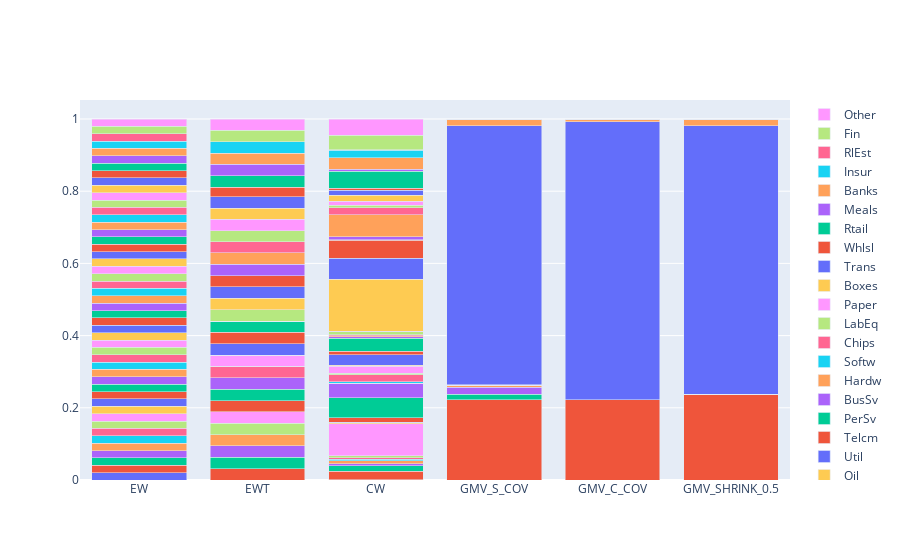

This figure's notebook cell:
### Code cell
wts_data = [go.Bar(x=wts.columns,
                   y=wts.loc[sector],
                   name=sector) for sector in wts.index]
fig = go.Figure(data=wts_data,
                layout=dict(barmode='stack'))
pyo.iplot(fig)

### Figure 1 — Plotly figure (JSON) as saved in the notebook; plotly's stock layout.template omitted (floating-point values rounded to 4 significant figures)
{"data": [{"name": "Agric", "type": "bar", "x": ["EW", "EWT", "CW", "GMV_S_COV", "GMV_C_COV", "GMV_SHRINK_0.5"], "y": [0.02041, 0.0, 0.0007569, 0.0, 5.946e-13, 3.09e-12]}, {"name": "Food", "type": "bar", "x": ["EW", "EWT", "CW", "GMV_S_COV", "GMV_C_COV", "GMV_SHRINK_0.5"], "y": [0.02041, 0.03146, 0.02387, 0.2219, 0.2223, 0.2373]}, {"name": "Soda", "type": "bar", "x": ["EW", "EWT", "CW", "GMV_S_COV", "GMV_C_COV", "GMV_SHRINK_0.5"], "y": [0.02041, 0.03146, 0.01429, 0.01554, 0.0, 3.549e-12]}, {"name": "Beer", "type": "bar", "x": ["EW", "EWT", "CW", "GMV_S_COV", "GMV_C_COV", "GMV_SHRINK_0.5"], "y": [0.02041, 0.03138, 0.006235, 0.01993, 0.0, 1.13e-11]}, {"name": "Smoke", "type": "bar", "x": ["EW", "EWT", "CW", "GMV_S_COV", "GMV_C_COV", "GMV_SHRINK_0.5"], "y": [0.02041, 0.03146, 0.008435, 0.004729, 1.464e-12, 0.0]}, {"name": "Toys", "type": "bar", "x": ["EW", "EWT", "CW", "GMV_S_COV", "GMV_C_COV", "GMV_SHRINK_0.5"], "y": [0.02041, 0.0, 0.004557, 0.0, 4.582e-13, 0.0]}, {"name": "Fun", "type": "bar", "x": ["EW", "EWT", "CW", "GMV_S_COV", "GMV_C_COV", "GMV_SHRINK_0.5"], "y": [0.02041, 0.0, 0.002918, 2.23e-13, 0.0, 0.0]}, {"name": "Books", "type": "bar", "x": ["EW", "EWT", "CW", "GMV_S_COV", "GMV_C_COV", "GMV_SHRINK_0.5"], "y": [0.02041, 0.03146, 0.006314, 0.0, 0.0, 4.395e-13]}, {"name": "Hshld", "type": "bar", "x": ["EW", "EWT", "CW", "GMV_S_COV", "GMV_C_COV", "GMV_SHRINK_0.5"], "y": [0.02041, 0.03146, 0.08797, 0.0, 0.0, 4.402e-12]}, {"name": "Clths", "type": "bar", "x": ["EW", "EWT", "CW", "GMV_S_COV", "GMV_C_COV", "GMV_SHRINK_0.5"], "y": [0.02041, 0.0, 0.003453, 0.0, 0.0, 2.484e-12]}, {"name": "Hlth", "type": "bar", "x": ["EW", "EWT", "CW", "GMV_S_COV", "GMV_C_COV", "GMV_SHRINK_0.5"], "y": [0.02041, 0.0, 0.0005688, 1.122e-12, 1.683e-13, 0.0]}, {"name": "MedEq", "type": "bar", "x": ["EW", "EWT", "CW", "GMV_S_COV", "GMV_C_COV", "GMV_SHRINK_0.5"], "y": [0.02041, 0.03146, 0.01357, 0.0, 0.0, 1.988e-12]}, {"name": "Drugs", "type": "bar", "x": ["EW", "EWT", "CW", "GMV_S_COV", "GMV_C_COV", "GMV_SHRINK_0.5"], "y": [0.02041, 0.03146, 0.05455, 5.749e-13, 3.139e-12, 0.0]}, {"name": "Chems", "type": "bar", "x": ["EW", "EWT", "CW", "GMV_S_COV", "GMV_C_COV", "GMV_SHRINK_0.5"], "y": [0.02041, 0.03146, 0.03995, 1.898e-13, 0.0, 3.604e-12]}, {"name": "Rubbr", "type": "bar", "x": ["EW", "EWT", "CW", "GMV_S_COV", "GMV_C_COV", "GMV_SHRINK_0.5"], "y": [0.02041, 0.0, 0.001016, 4.772e-13, 0.0, 0.0]}, {"name": "Txtls", "type": "bar", "x": ["EW", "EWT", "CW", "GMV_S_COV", "GMV_C_COV", "GMV_SHRINK_0.5"], "y": [0.02041, 0.0, 0.003284, 8.869e-13, 7.386e-13, 0.0]}, {"name": "BldMt", "type": "bar", "x": ["EW", "EWT", "CW", "GMV_S_COV", "GMV_C_COV", "GMV_SHRINK_0.5"], "y": [0.02041, 0.03146, 0.02024, 6.28e-13, 0.0, 8.444e-15]}, {"name": "Cnstr", "type": "bar", "x": ["EW", "EWT", "CW", "GMV_S_COV", "GMV_C_COV", "GMV_SHRINK_0.5"], "y": [0.02041, 0.0, 0.003609, 2.159e-12, 1.456e-12, 0.0]}, {"name": "Steel", "type": "bar", "x": ["EW", "EWT", "CW", "GMV_S_COV", "GMV_C_COV", "GMV_SHRINK_0.5"], "y": [0.02041, 0.03146, 0.01981, 7.986e-13, 7.805e-13, 0.0]}, {"name": "FabPr", "type": "bar", "x": ["EW", "EWT", "CW", "GMV_S_COV", "GMV_C_COV", "GMV_SHRINK_0.5"], "y": [0.02041, 0.0, 0.002715, 3.712e-13, 3.681e-13, 0.0]}, {"name": "Mach", "type": "bar", "x": ["EW", "EWT", "CW", "GMV_S_COV", "GMV_C_COV", "GMV_SHRINK_0.5"], "y": [0.02041, 0.03146, 0.02848, 2.147e-13, 0.0, 1.744e-12]}, {"name": "ElcEq", "type": "bar", "x": ["EW", "EWT", "CW", "GMV_S_COV", "GMV_C_COV", "GMV_SHRINK_0.5"], "y": [0.02041, 0.03146, 0.01006, 4.687e-13, 0.0, 0.0]}, {"name": "Autos", "type": "bar", "x": ["EW", "EWT", "CW", "GMV_S_COV", "GMV_C_COV", "GMV_SHRINK_0.5"], "y": [0.02041, 0.03146, 0.03641, 1.16e-12, 1.957e-13, 0.0]}, {"name": "Aero", "type": "bar", "x": ["EW", "EWT", "CW", "GMV_S_COV", "GMV_C_COV", "GMV_SHRINK_0.5"], "y": [0.02041, 0.0, 0.003687, 7.42e-13, 0.0, 0.0]}, {"name": "Ships", "type": "bar", "x": ["EW", "EWT", "CW", "GMV_S_COV", "GMV_C_COV", "GMV_SHRINK_0.5"], "y": [0.02041, 0.0, 0.002248, 5.874e-13, 2.311e-12, 0.0]}, {"name": "Guns", "type": "bar", "x": ["EW", "EWT", "CW", "GMV_S_COV", "GMV_C_COV", "GMV_SHRINK_0.5"], "y": [0.02041, 0.0, 0.0006528, 0.0, 1.019e-13, 0.0]}, {"name": "Gold", "type": "bar", "x": ["EW", "EWT", "CW", "GMV_S_COV", "GMV_C_COV", "GMV_SHRINK_0.5"], "y": [0.02041, 0.0, 0.002614, 0.002281, 1.121e-11, 0.0]}, {"name": "Mines", "type": "bar", "x": ["EW", "EWT", "CW", "GMV_S_COV", "GMV_C_COV", "GMV_SHRINK_0.5"], "y": [0.02041, 0.03146, 0.008855, 5.036e-13, 3.419e-12, 0.0]}, {"name": "Coal", "type": "bar", "x": ["EW", "EWT", "CW", "GMV_S_COV", "GMV_C_COV", "GMV_SHRINK_0.5"], "y": [0.02041, 0.0, 0.001059, 1.249e-12, 9.797e-12, 0.0]}, {"name": "Oil", "type": "bar", "x": ["EW", "EWT", "CW", "GMV_S_COV", "GMV_C_COV", "GMV_SHRINK_0.5"], "y": [0.02041, 0.03146, 0.1434, 1.773e-12, 2.968e-12, 0.0]}, {"name": "Util", "type": "bar", "x": ["EW", "EWT", "CW", "GMV_S_COV", "GMV_C_COV", "GMV_SHRINK_0.5"], "y": [0.02041, 0.03146, 0.05897, 0.7166, 0.7698, 0.7438]}, {"name": "Telcm", "type": "bar", "x": ["EW", "EWT", "CW", "GMV_S_COV", "GMV_C_COV", "GMV_SHRINK_0.5"], "y": [0.02041, 0.03146, 0.04946, 2.198e-13, 1.107e-12, 0.0]}, {"name": "PerSv", "type": "bar", "x": ["EW", "EWT", "CW", "GMV_S_COV", "GMV_C_COV", "GMV_SHRINK_0.5"], "y": [0.02041, 0.0, 0.001208, 7.899e-14, 0.0, 2.292e-12]}, {"name": "BusSv", "type": "bar", "x": ["EW", "EWT", "CW", "GMV_S_COV", "GMV_C_COV", "GMV_SHRINK_0.5"], "y": [0.02041, 0.03146, 0.008601, 0.0, 0.0, 2.961e-12]}, {"name": "Hardw", "type": "bar", "x": ["EW", "EWT", "CW", "GMV_S_COV", "GMV_C_COV", "GMV_SHRINK_0.5"], "y": [0.02041, 0.03146, 0.06148, 3.78e-13, 4.177e-12, 0.0]}, {"name": "Softw", "type": "bar", "x": ["EW", "EWT", "CW", "GMV_S_COV", "GMV_C_COV", "GMV_SHRINK_0.5"], "y": [0.02041, 0.0, 5.782e-05, 0.0, 4.28e-12, 0.0]}, {"name": "Chips", "type": "bar", "x": ["EW", "EWT", "CW", "GMV_S_COV", "GMV_C_COV", "GMV_SHRINK_0.5"], "y": [0.02041, 0.03146, 0.01935, 9.155e-13, 3.267e-12, 0.0]}, {"name": "LabEq", "type": "bar", "x": ["EW", "EWT", "CW", "GMV_S_COV", "GMV_C_COV", "GMV_SHRINK_0.5"], "y": [0.02041, 0.03003, 0.005966, 2.57e-14, 3.229e-13, 0.0]}, {"name": "Paper", "type": "bar", "x": ["EW", "EWT", "CW", "GMV_S_COV", "GMV_C_COV", "GMV_SHRINK_0.5"], "y": [0.02041, 0.03146, 0.01084, 0.0, 0.0, 4.867e-12]}, {"name": "Boxes", "type": "bar", "x": ["EW", "EWT", "CW", "GMV_S_COV", "GMV_C_COV", "GMV_SHRINK_0.5"], "y": [0.02041, 0.03146, 0.0168, 0.0, 0.0, 5.027e-12]}, {"name": "Trans", "type": "bar", "x": ["EW", "EWT", "CW", "GMV_S_COV", "GMV_C_COV", "GMV_SHRINK_0.5"], "y": [0.02041, 0.03146, 0.01433, 0.0, 0.0, 4.624e-12]}, {"name": "Whlsl", "type": "bar", "x": ["EW", "EWT", "CW", "GMV_S_COV", "GMV_C_COV", "GMV_SHRINK_0.5"], "y": [0.02041, 0.02657, 0.005279, 0.0, 0.0, 6.788e-12]}, {"name": "Rtail", "type": "bar", "x": ["EW", "EWT", "CW", "GMV_S_COV", "GMV_C_COV", "GMV_SHRINK_0.5"], "y": [0.02041, 0.03146, 0.04694, 7.352e-14, 0.0, 1.812e-12]}, {"name": "Meals", "type": "bar", "x": ["EW", "EWT", "CW", "GMV_S_COV", "GMV_C_COV", "GMV_SHRINK_0.5"], "y": [0.02041, 0.03127, 0.006213, 0.0, 0.0, 5.417e-12]}, {"name": "Banks", "type": "bar", "x": ["EW", "EWT", "CW", "GMV_S_COV", "GMV_C_COV", "GMV_SHRINK_0.5"], "y": [0.02041, 0.03146, 0.03184, 0.01904, 0.007865, 0.01893]}, {"name": "Insur", "type": "bar", "x": ["EW", "EWT", "CW", "GMV_S_COV", "GMV_C_COV", "GMV_SHRINK_0.5"], "y": [0.02041, 0.03146, 0.02009, 0.0, 0.0, 1.078e-11]}, {"name": "RlEst", "type": "bar", "x": ["EW", "EWT", "CW", "GMV_S_COV", "GMV_C_COV", "GMV_SHRINK_0.5"], "y": [0.02041, 0.0, 0.001807, 1.103e-12, 5.558e-13, 0.0]}, {"name": "Fin", "type": "bar", "x": ["EW", "EWT", "CW", "GMV_S_COV", "GMV_C_COV", "GMV_SHRINK_0.5"], "y": [0.02041, 0.03146, 0.04033, 0.0, 0.0, 1.279e-11]}, {"name": "Other", "type": "bar", "x": ["EW", "EWT", "CW", "GMV_S_COV", "GMV_C_COV", "GMV_SHRINK_0.5"], "y": [0.02041, 0.03146, 0.04489, 0.0, 0.0, 7.345e-12]}], "layout": {"barmode": "stack"}}
